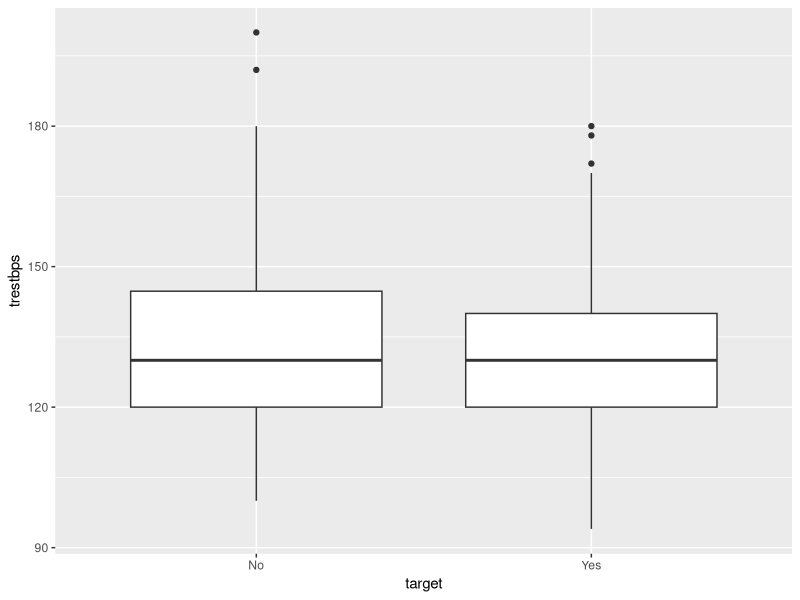
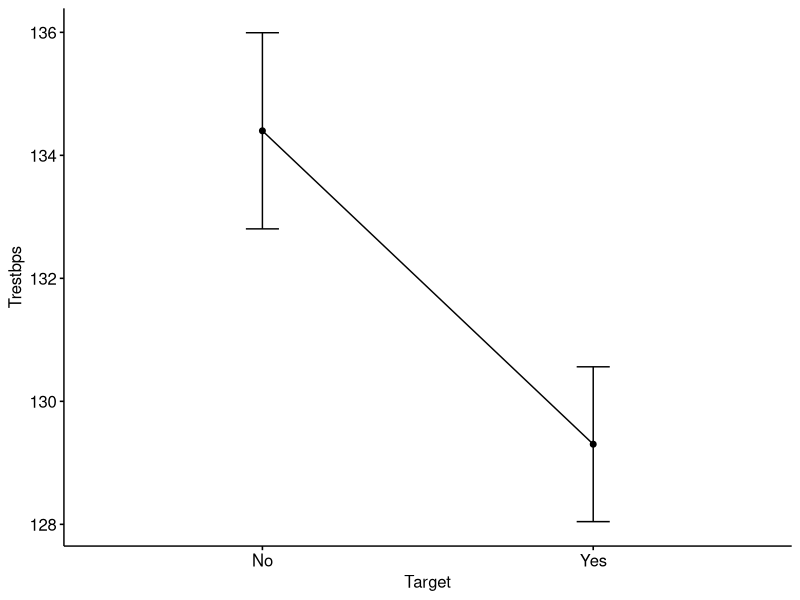
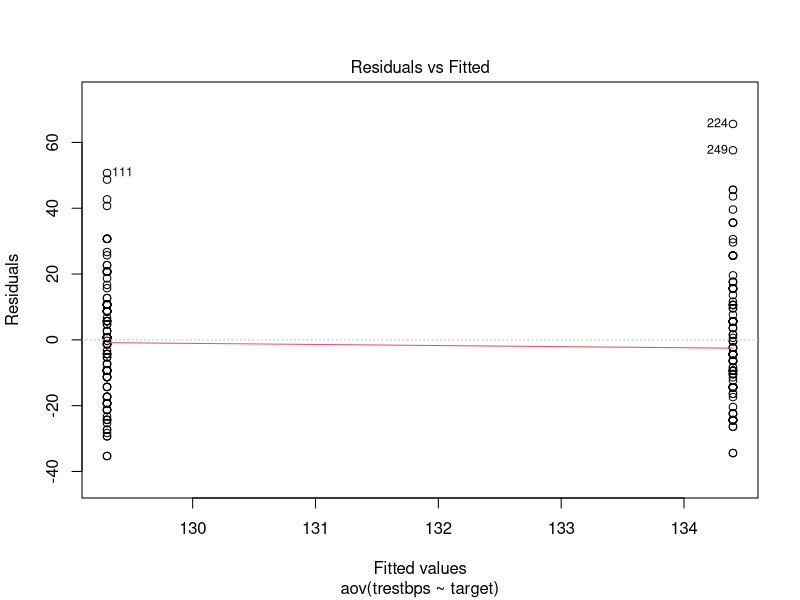
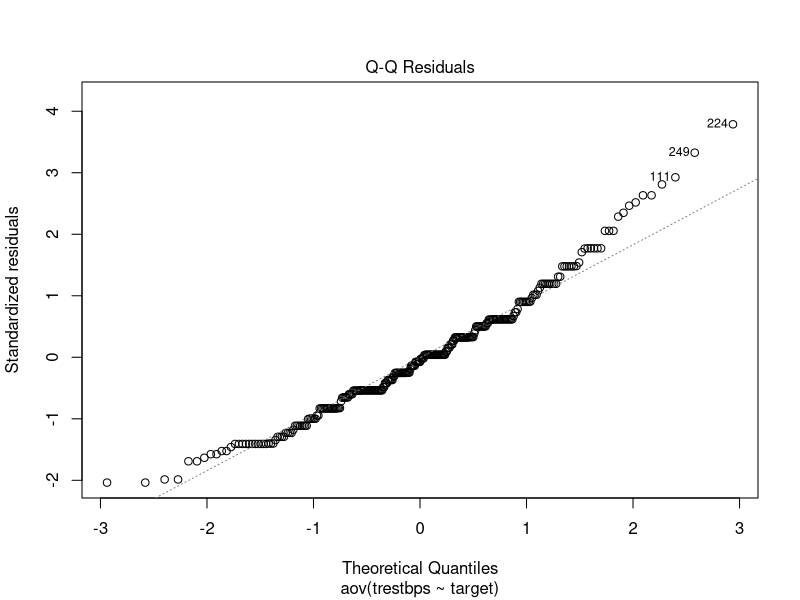
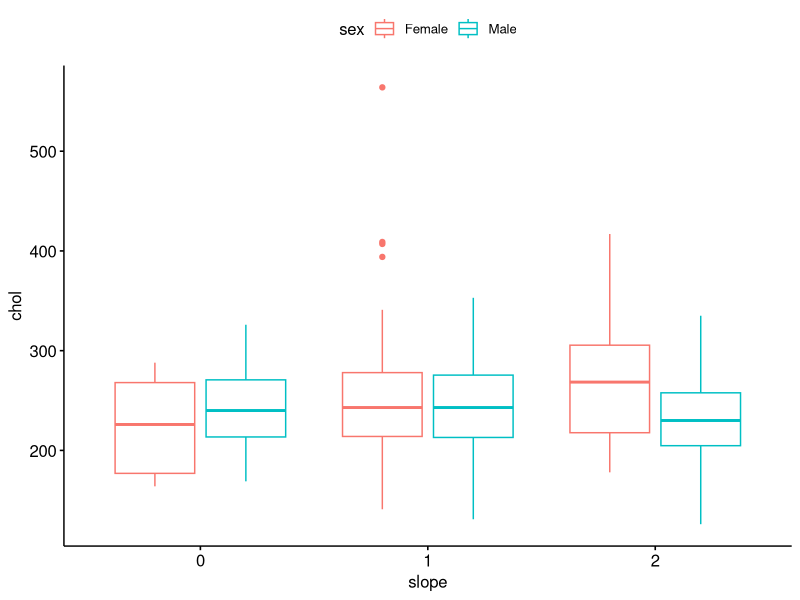
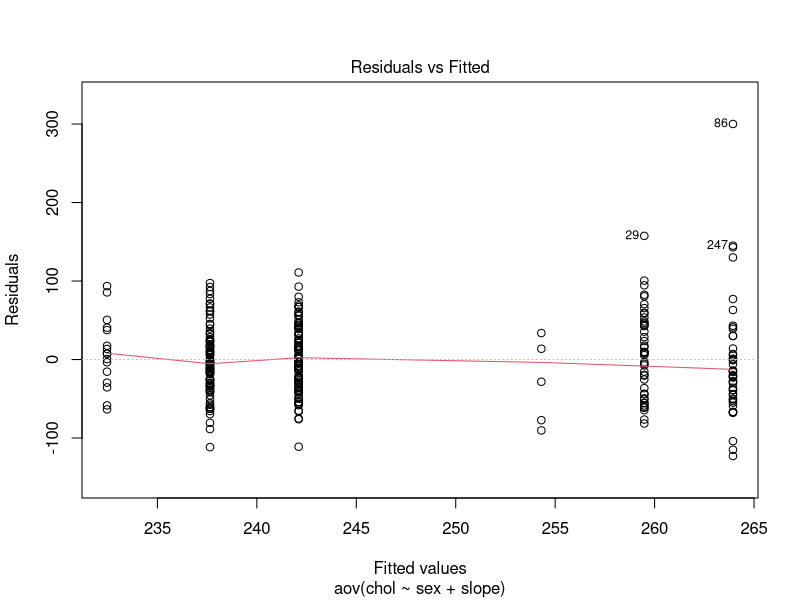
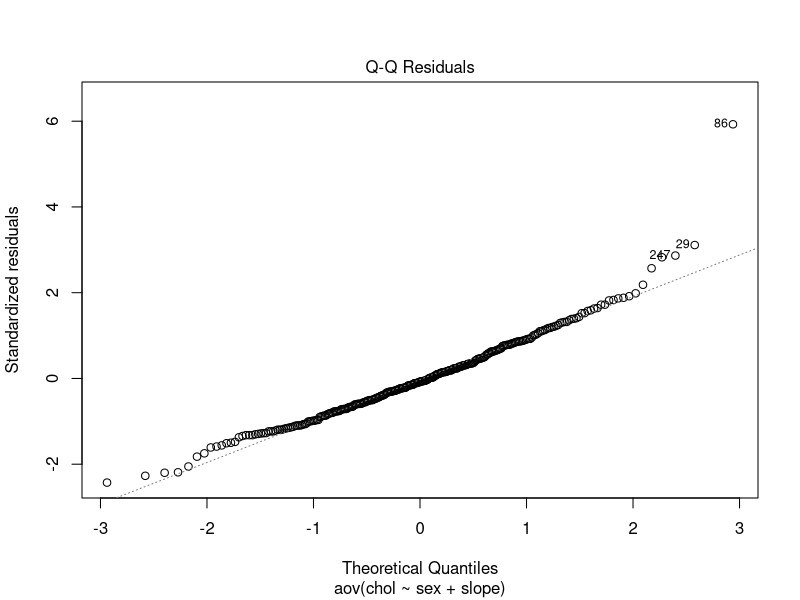

Write the R code that produced these figures, in order.
## ---- chunk 1
rm(list=ls())
## ---- chunk 2
library(dplyr)
library(ggplot2)
library(car)
library(ggpubr)
## ---- chunk 3
data=read.csv("heart.csv")

colnames(data)[1]="age"
colnames(data)

#Converting the required columns to factors
str(data)
data=data%>%
  mutate(sex=replace(sex, sex==1, "Male"))
data=data%>%
  mutate(sex=replace(sex, sex==0, "Female"))
data=data%>%
  mutate(target=replace(target, target==1, "Yes"))
data=data%>%
  mutate(target=replace(target, target==0, "No"))
data$sex=as.factor(data$sex)
data$target=as.factor(data$target)
data$slope=as.character(data$slope)
data$slope=as.factor(data$slope)
str(data)

## ---- chunk 4
levels(data$target)
data%>%
  group_by(target)%>%
  summarize(count=n(),mean=mean(trestbps), std_dev=sd(trestbps))

## ---- chunk 5
ggplot(data, aes(x=target, y=trestbps))+geom_boxplot()
## ---- chunk 6
ggline(data, x="target",y="trestbps", add=c("mean_se"), ylab="Trestbps", xlab = "Target")
## ---- chunk 7

res=aov(trestbps~target,data=data)
summary.aov(res)
## ---- chunk 8
plot(res,1)
leveneTest(trestbps~target, data)
## ---- chunk 9
plot(res,2)

resi=residuals(res)
shapiro.test(resi)
## ---- chunk 10
kruskal.test(trestbps~slope, data)
## ---- chunk 11
## Since the p-value (0.0115) is less than 0.05, we can say that there is a significant difference between the groups.

## Although there is only one pair, I have still tried out the TukeyHSD to see what result it shows.

## However in Levene's test we can see that the p-value (0.174)>0.05, therefore there is no significance level of variance between the gorups.

## In Shapiro-test, the p-value is less than 0.05 significance level, implying there exists significant difference from normal distribution, we can assume there exists no normality

## Therefore performing Kruskal-Wallis rank sum test as ANOVA assumptions arent met.
## ---- chunk 12
levels(data$sex)

data%>%
  group_by(sex, slope)%>%
  summarise(count=n(), mean=mean(chol), std_dev=sd(chol))

## ---- chunk 13
ggboxplot(data, x="slope", y="chol", color = "sex", pallete=c("green", "blue"))

## ---- chunk 14
res2=aov(chol~sex+slope, data)
summary.aov(res2)
## ---- chunk 15
res3=aov(chol~sex*slope, data)
summary.aov(res3)
## ---- chunk 16
TukeyHSD(res2, which="sex")
## ---- chunk 17
plot(res2, 1)

leveneTest(chol~sex*slope, data)
## ---- chunk 18
plot(res2, 2)

res2_resi <- residuals(res2)
shapiro.test(res2_resi)

## ---- chunk 19
ao=aov(chol~sex*slope, data)
Anova(ao, type="III")
## ---- chunk 20
## Since the p-value (0.000542 ***) is less than 0.05, we can say that there is a significant difference between the groups.

## Although there is only one pair, I have still tried out the TukeyHSD to see what result it shows.

## However in Levene's test we can see that the p-value (0.08839)>0.05, therefore there is no significance level of variance between the gorups.

## In Shapiro-test, the p-value is less than 0.05 significance level, implying there exists significant difference from normal distribution, we can assume there exists no normality
## ---- chunk 21
res3=manova(cbind(trestbps, chol)~sex, data=data)
summary.aov(res3)
## ---- chunk 22
### Since the p-value for trestbps  (0.3247)>0.05, we can say there there is no significant level of difference of Trestbps in the Sex groups.

## However the p-value of chol (0.00053 ***) <0.05, we can say that there is a significant level of difference of Chol in the sex groups.
## ---- chunk 23
res=var.test(chol~sex, data=data, alternative="two.sided")
res
## ---- chunk 24
res$estimate
## ---- chunk 25
res$p.value
